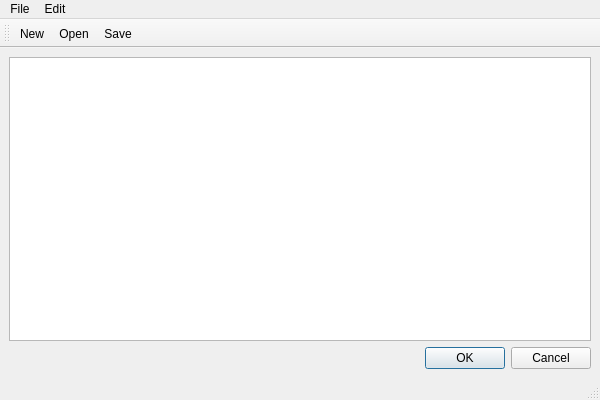
<?xml version="1.0" encoding="UTF-8"?>
<ui version="4.0">
 <class>QTUITextEditor</class>
 <widget class="QMainWindow" name="QTUITextEditor">
  <property name="geometry">
   <rect>
    <x>0</x>
    <y>0</y>
    <width>600</width>
    <height>400</height>
   </rect>
  </property>
  <property name="windowTitle">
   <string>Text Editor</string>
  </property>
  <widget class="QWidget" name="centralwidget">
   <layout class="QVBoxLayout" name="verticalLayout">
    <item>
     <widget class="QPlainTextEdit" name="text_edit"/>
    </item>
    <item>
     <widget class="QDialogButtonBox" name="modal_controls">
      <property name="standardButtons">
       <set>QDialogButtonBox::Cancel|QDialogButtonBox::Ok</set>
      </property>
     </widget>
    </item>
   </layout>
  </widget>
  <widget class="QMenuBar" name="menubar">
   <property name="geometry">
    <rect>
     <x>0</x>
     <y>0</y>
     <width>600</width>
     <height>23</height>
    </rect>
   </property>
   <widget class="QMenu" name="menuFile">
    <property name="title">
     <string>File</string>
    </property>
    <addaction name="file_new"/>
    <addaction name="file_open"/>
    <addaction name="file_save"/>
    <addaction name="file_revert"/>
    <addaction name="file_close"/>
    <addaction name="file_ok"/>
    <addaction name="file_cancel"/>
   </widget>
   <widget class="QMenu" name="menuEdit">
    <property name="title">
     <string>Edit</string>
    </property>
    <addaction name="edit_undo"/>
    <addaction name="edit_redo"/>
    <addaction name="separator"/>
   </widget>
   <addaction name="menuFile"/>
   <addaction name="menuEdit"/>
  </widget>
  <widget class="QStatusBar" name="statusbar"/>
  <widget class="QToolBar" name="toolBar">
   <property name="windowTitle">
    <string>toolBar</string>
   </property>
   <attribute name="toolBarArea">
    <enum>TopToolBarArea</enum>
   </attribute>
   <attribute name="toolBarBreak">
    <bool>false</bool>
   </attribute>
   <addaction name="file_new"/>
   <addaction name="file_open"/>
   <addaction name="file_save"/>
  </widget>
  <action name="file_new">
   <property name="text">
    <string>New</string>
   </property>
   <property name="shortcut">
    <string>Ctrl+N</string>
   </property>
   <property name="iconVisibleInMenu">
    <bool>true</bool>
   </property>
  </action>
  <action name="file_open">
   <property name="text">
    <string>Open</string>
   </property>
   <property name="shortcut">
    <string>Ctrl+O</string>
   </property>
   <property name="iconVisibleInMenu">
    <bool>true</bool>
   </property>
  </action>
  <action name="file_save">
   <property name="text">
    <string>Save</string>
   </property>
   <property name="shortcut">
    <string>Ctrl+S</string>
   </property>
   <property name="iconVisibleInMenu">
    <bool>true</bool>
   </property>
  </action>
  <action name="file_revert">
   <property name="text">
    <string>Revert</string>
   </property>
   <property name="iconVisibleInMenu">
    <bool>true</bool>
   </property>
  </action>
  <action name="file_close">
   <property name="text">
    <string>Close</string>
   </property>
   <property name="shortcut">
    <string>Ctrl+W</string>
   </property>
   <property name="iconVisibleInMenu">
    <bool>true</bool>
   </property>
  </action>
  <action name="edit_undo">
   <property name="enabled">
    <bool>false</bool>
   </property>
   <property name="text">
    <string>Undo</string>
   </property>
   <property name="shortcut">
    <string>Ctrl+Z</string>
   </property>
   <property name="iconVisibleInMenu">
    <bool>true</bool>
   </property>
  </action>
  <action name="edit_redo">
   <property name="enabled">
    <bool>false</bool>
   </property>
   <property name="text">
    <string>Redo</string>
   </property>
   <property name="shortcut">
    <string>Ctrl+Shift+Z</string>
   </property>
   <property name="iconVisibleInMenu">
    <bool>true</bool>
   </property>
  </action>
  <action name="file_ok">
   <property name="text">
    <string>OK</string>
   </property>
   <property name="iconVisibleInMenu">
    <bool>true</bool>
   </property>
  </action>
  <action name="file_cancel">
   <property name="text">
    <string>Cancel</string>
   </property>
   <property name="iconVisibleInMenu">
    <bool>true</bool>
   </property>
  </action>
 </widget>
 <resources/>
 <connections/>
</ui>
